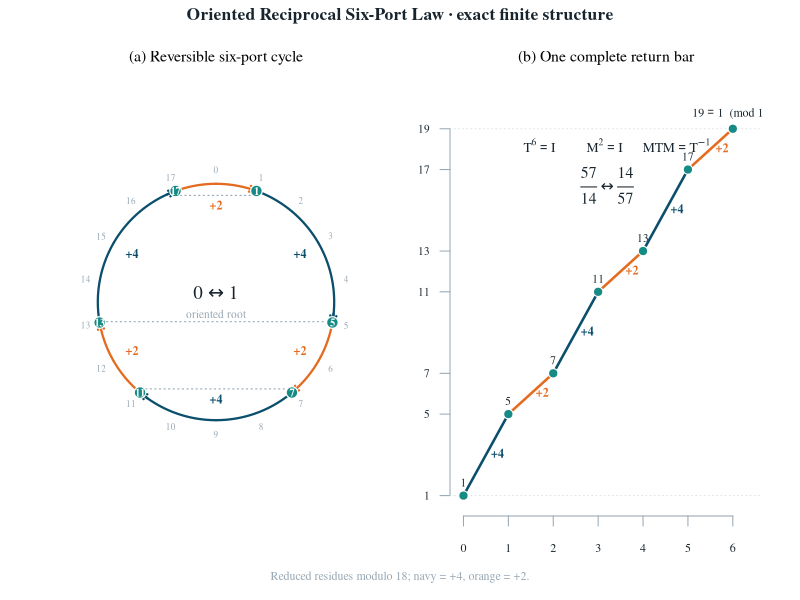
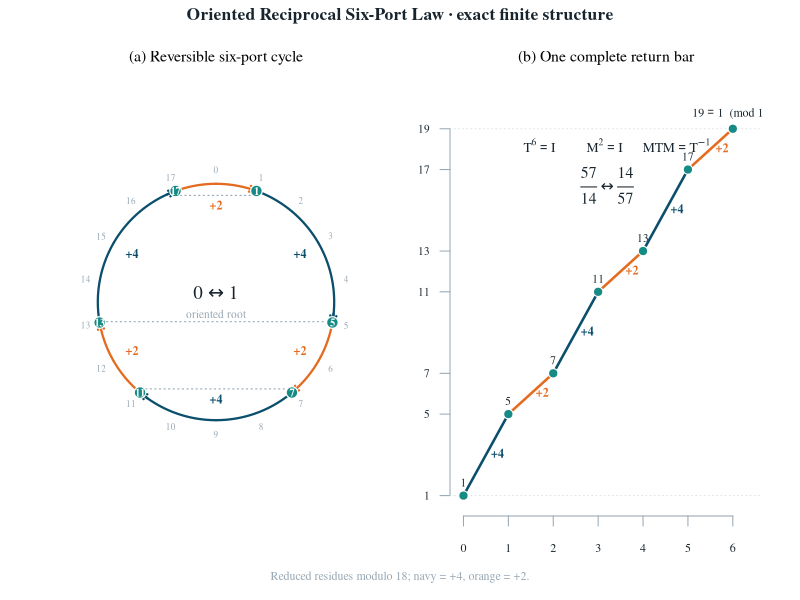

Here is the R script that generated these plots, in order:
#!/usr/bin/env Rscript

args <- commandArgs(trailingOnly = FALSE)
script_arg <- args[grepl("^--file=", args)]
if (length(script_arg) != 1L) stop("Run with Rscript source/render_oriented_six_port.R")
script_path <- normalizePath(sub("^--file=", "", script_arg))
root <- dirname(dirname(script_path))
output_dir <- file.path(root, "artifacts")
dir.create(output_dir, recursive = TRUE, showWarnings = FALSE)

navy <- "#0B4F6C"
teal <- "#168A84"
orange <- "#E56B1F"
ink <- "#18252E"
gray <- "#98A7B3"
light <- "#DCE5EA"

ports <- c(1, 5, 7, 11, 13, 17)
lifted <- c(1, 5, 7, 11, 13, 17, 19)
gaps <- diff(lifted)

polar <- function(value, radius = 1) {
  angle <- pi / 2 - 2 * pi * value / 18
  cbind(radius * cos(angle), radius * sin(angle))
}

draw_arc <- function(start, finish, color) {
  values <- seq(start, finish, length.out = 90)
  xy <- polar(values, 1)
  lines(xy[, 1], xy[, 2], col = color, lwd = 2.2)
  n <- nrow(xy)
  arrows(xy[n - 5, 1], xy[n - 5, 2], xy[n, 1], xy[n, 2],
         length = 0.075, angle = 24, code = 2, col = color, lwd = 2.2)
}

draw_figure <- function() {
  par(mfrow = c(1, 2), mar = c(2.4, 2.5, 3.2, 1.4),
      oma = c(1.8, 0.5, 1.2, 0.5), family = "serif",
      xaxs = "i", yaxs = "i")

  # Panel a: the complete residue circle and reversing chords.
  plot.new()
  plot.window(xlim = c(-1.32, 1.32), ylim = c(-1.25, 1.25), asp = 1)
  circle <- polar(seq(0, 18, length.out = 721), 1)
  lines(circle[, 1], circle[, 2], col = light, lwd = 1.4)

  all_xy <- polar(0:17, 1)
  points(all_xy[, 1], all_xy[, 2], pch = 16, cex = 0.38, col = light)
  label_xy <- polar(0:17, 1.12)
  text(label_xy[, 1], label_xy[, 2], labels = 0:17,
       cex = 0.55, col = gray)

  opposite_pairs <- list(c(1, 17), c(5, 13), c(7, 11))
  for (pair in opposite_pairs) {
    xy <- polar(pair, 0.96)
    segments(xy[1, 1], xy[1, 2], xy[2, 1], xy[2, 2],
             col = gray, lty = 3, lwd = 1.1)
  }

  for (i in seq_along(gaps)) {
    draw_arc(lifted[i], lifted[i + 1], if (gaps[i] == 4) navy else orange)
    midpoint <- (lifted[i] + lifted[i + 1]) / 2
    xy <- polar(midpoint, 0.82)
    text(xy[1, 1], xy[1, 2], labels = paste0("+", gaps[i]),
         cex = 0.72, font = 2,
         col = if (gaps[i] == 4) navy else orange)
  }

  port_xy <- polar(ports, 1)
  points(port_xy[, 1], port_xy[, 2], pch = 21, cex = 1.55,
         bg = teal, col = "white", lwd = 1.2)
  text(port_xy[, 1], port_xy[, 2], labels = ports,
       cex = 0.64, col = "white", font = 2)
  text(0, 0.08, expression(0 %<->% 1), cex = 1.15, col = ink)
  text(0, -0.10, "oriented root", cex = 0.68, col = gray)
  title("(a) Reversible six-port cycle", cex.main = 0.95, font.main = 1)

  # Panel b: one lifted bar, with the return made explicit.
  plot(0:6, lifted, type = "n", axes = FALSE,
       xlab = "advance k", ylab = "lifted residue", xlim = c(-0.3, 6.65),
       ylim = c(0, 21))
  axis(1, at = 0:6, col = gray, col.axis = ink, cex.axis = 0.72)
  axis(2, at = lifted, las = 1, col = gray, col.axis = ink, cex.axis = 0.68)
  abline(h = c(1, 19), col = light, lty = 3)

  for (i in seq_along(gaps)) {
    color <- if (gaps[i] == 4) navy else orange
    segments(i - 1, lifted[i], i, lifted[i + 1], col = color, lwd = 2.5)
    text(i - 0.5, (lifted[i] + lifted[i + 1]) / 2,
         paste0("+", gaps[i]), pos = 4, offset = 0.25,
         cex = 0.72, font = 2, col = color)
  }
  points(0:6, lifted, pch = 21, cex = 1.25, bg = teal, col = "white", lwd = 1.1)
  text(0:5, lifted[1:6], labels = ports, pos = 3, offset = 0.45,
       cex = 0.68, col = ink)
  text(6, 19, expression(19 == 1 ~~ "(mod 18)"), pos = 3,
       offset = 0.45, cex = 0.72, col = ink)

  text(1.7, 18.2, expression(T^6 == I), cex = 0.82, col = ink)
  text(3.15, 18.2, expression(M^2 == I), cex = 0.82, col = ink)
  text(4.75, 18.2, expression(M*T*M == T^{-1}), cex = 0.82, col = ink)
  text(3.2, 16.25, expression(frac(57, 14) %<->% frac(14, 57)),
       cex = 0.94, col = ink)
  title("(b) One complete return bar", cex.main = 0.95, font.main = 1)

  mtext("Oriented Reciprocal Six-Port Law · exact finite structure",
        side = 3, outer = TRUE, cex = 1.05, font = 2, col = ink)
  mtext("Reduced residues modulo 18; navy = +4, orange = +2.",
        side = 1, outer = TRUE, cex = 0.72, col = gray)
}

png(file.path(output_dir, "Oriented_Reciprocal_Six_Port_Law.png"),
    width = 3000, height = 1550, res = 300, type = "quartz")
draw_figure()
dev.off()

pdf(file.path(output_dir, "Oriented_Reciprocal_Six_Port_Law.pdf"),
    width = 10, height = 5.2, family = "serif", pointsize = 10,
    useDingbats = FALSE)
draw_figure()
dev.off()

cat("Rendered Oriented Reciprocal Six-Port Law figure.\n")
